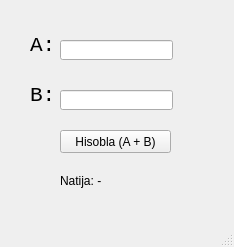
<?xml version="1.0" encoding="UTF-8"?>
<ui version="4.0">
 <class>MainWindow</class>
 <widget class="QMainWindow" name="MainWindow">
  <property name="geometry">
   <rect>
    <x>0</x>
    <y>0</y>
    <width>234</width>
    <height>247</height>
   </rect>
  </property>
  <property name="windowTitle">
   <string>MainWindow</string>
  </property>
  <widget class="QWidget" name="centralwidget">
   <widget class="QLabel" name="labelA">
    <property name="geometry">
     <rect>
      <x>30</x>
      <y>30</y>
      <width>31</width>
      <height>31</height>
     </rect>
    </property>
    <property name="font">
     <font>
      <family>Consolas</family>
      <pointsize>16</pointsize>
     </font>
    </property>
    <property name="text">
     <string>A:</string>
    </property>
   </widget>
   <widget class="QLabel" name="labelB">
    <property name="geometry">
     <rect>
      <x>30</x>
      <y>80</y>
      <width>31</width>
      <height>31</height>
     </rect>
    </property>
    <property name="font">
     <font>
      <family>Consolas</family>
      <pointsize>16</pointsize>
     </font>
    </property>
    <property name="text">
     <string>B:</string>
    </property>
   </widget>
   <widget class="QLineEdit" name="lineA">
    <property name="geometry">
     <rect>
      <x>60</x>
      <y>40</y>
      <width>113</width>
      <height>20</height>
     </rect>
    </property>
   </widget>
   <widget class="QLineEdit" name="lineB">
    <property name="geometry">
     <rect>
      <x>60</x>
      <y>90</y>
      <width>113</width>
      <height>20</height>
     </rect>
    </property>
   </widget>
   <widget class="QPushButton" name="btnCalc">
    <property name="geometry">
     <rect>
      <x>60</x>
      <y>130</y>
      <width>111</width>
      <height>23</height>
     </rect>
    </property>
    <property name="text">
     <string>Hisobla (A + B)</string>
    </property>
   </widget>
   <widget class="QLabel" name="lblResult">
    <property name="geometry">
     <rect>
      <x>60</x>
      <y>170</y>
      <width>111</width>
      <height>21</height>
     </rect>
    </property>
    <property name="text">
     <string>Natija: -</string>
    </property>
   </widget>
  </widget>
  <widget class="QMenuBar" name="menubar">
   <property name="geometry">
    <rect>
     <x>0</x>
     <y>0</y>
     <width>234</width>
     <height>21</height>
    </rect>
   </property>
  </widget>
  <widget class="QStatusBar" name="statusbar"/>
 </widget>
 <resources/>
 <connections/>
</ui>
